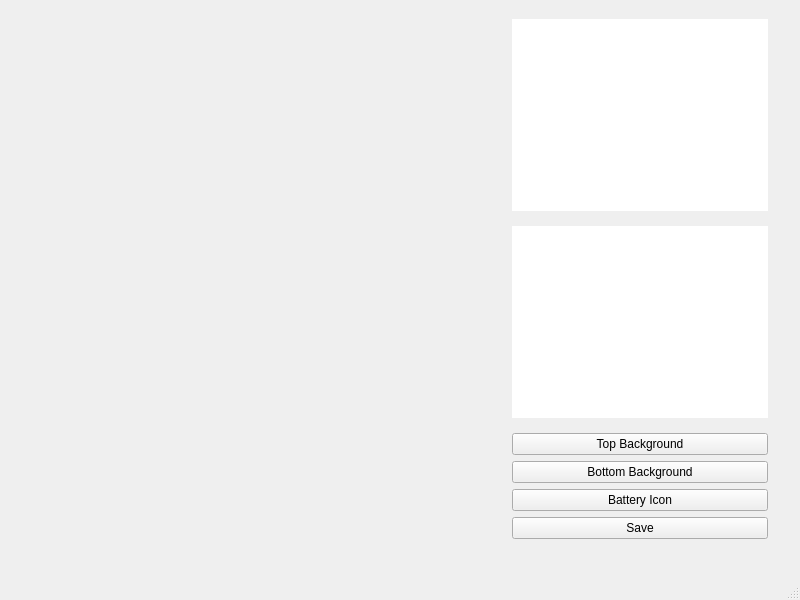
<?xml version="1.0" encoding="UTF-8"?>
<ui version="4.0">
 <class>MainWindow</class>
 <widget class="QMainWindow" name="MainWindow">
  <property name="geometry">
   <rect>
    <x>0</x>
    <y>0</y>
    <width>800</width>
    <height>600</height>
   </rect>
  </property>
  <property name="windowTitle">
   <string>TWLTheme</string>
  </property>
  <widget class="QWidget" name="centralwidget">
   <widget class="QGraphicsView" name="iconViewBattery">
    <property name="geometry">
     <rect>
      <x>740</x>
      <y>20</y>
      <width>18</width>
      <height>11</height>
     </rect>
    </property>
    <property name="minimumSize">
     <size>
      <width>18</width>
      <height>11</height>
     </size>
    </property>
    <property name="maximumSize">
     <size>
      <width>18</width>
      <height>11</height>
     </size>
    </property>
    <property name="frameShape">
     <enum>QFrame::NoFrame</enum>
    </property>
    <property name="verticalScrollBarPolicy">
     <enum>Qt::ScrollBarAlwaysOff</enum>
    </property>
    <property name="horizontalScrollBarPolicy">
     <enum>Qt::ScrollBarAlwaysOff</enum>
    </property>
   </widget>
   <widget class="QWidget" name="gridLayoutWidget">
    <property name="geometry">
     <rect>
      <x>510</x>
      <y>10</y>
      <width>261</width>
      <height>540</height>
     </rect>
    </property>
    <property name="minimumSize">
     <size>
      <width>18</width>
      <height>0</height>
     </size>
    </property>
    <layout class="QGridLayout" name="gridLayout_2">
     <item row="2" column="0">
      <widget class="QGraphicsView" name="bgViewBottom">
       <property name="minimumSize">
        <size>
         <width>18</width>
         <height>192</height>
        </size>
       </property>
       <property name="maximumSize">
        <size>
         <width>256</width>
         <height>192</height>
        </size>
       </property>
       <property name="cursor" stdset="0">
        <cursorShape>ArrowCursor</cursorShape>
       </property>
       <property name="frameShape">
        <enum>QFrame::NoFrame</enum>
       </property>
       <property name="verticalScrollBarPolicy">
        <enum>Qt::ScrollBarAlwaysOff</enum>
       </property>
       <property name="horizontalScrollBarPolicy">
        <enum>Qt::ScrollBarAlwaysOff</enum>
       </property>
      </widget>
     </item>
     <item row="1" column="0">
      <widget class="QGraphicsView" name="bgViewTop">
       <property name="enabled">
        <bool>true</bool>
       </property>
       <property name="minimumSize">
        <size>
         <width>18</width>
         <height>192</height>
        </size>
       </property>
       <property name="maximumSize">
        <size>
         <width>256</width>
         <height>192</height>
        </size>
       </property>
       <property name="autoFillBackground">
        <bool>false</bool>
       </property>
       <property name="frameShape">
        <enum>QFrame::NoFrame</enum>
       </property>
       <property name="verticalScrollBarPolicy">
        <enum>Qt::ScrollBarAlwaysOff</enum>
       </property>
       <property name="horizontalScrollBarPolicy">
        <enum>Qt::ScrollBarAlwaysOff</enum>
       </property>
      </widget>
     </item>
     <item row="3" column="0">
      <layout class="QGridLayout" name="gridLayout">
       <item row="2" column="0">
        <widget class="QPushButton" name="bgButtonBottom">
         <property name="minimumSize">
          <size>
           <width>18</width>
           <height>0</height>
          </size>
         </property>
         <property name="text">
          <string>Bottom Background</string>
         </property>
        </widget>
       </item>
       <item row="5" column="0">
        <widget class="QPushButton" name="saveButton">
         <property name="minimumSize">
          <size>
           <width>18</width>
           <height>0</height>
          </size>
         </property>
         <property name="text">
          <string>Save</string>
         </property>
        </widget>
       </item>
       <item row="0" column="0">
        <widget class="QPushButton" name="bgButtonTop">
         <property name="minimumSize">
          <size>
           <width>18</width>
           <height>0</height>
          </size>
         </property>
         <property name="text">
          <string>Top Background</string>
         </property>
        </widget>
       </item>
       <item row="4" column="0">
        <widget class="QPushButton" name="iconButtonBattery">
         <property name="minimumSize">
          <size>
           <width>18</width>
           <height>0</height>
          </size>
         </property>
         <property name="text">
          <string>Battery Icon</string>
         </property>
        </widget>
       </item>
      </layout>
     </item>
    </layout>
   </widget>
   <zorder>gridLayoutWidget</zorder>
   <zorder>iconViewBattery</zorder>
  </widget>
  <widget class="QMenuBar" name="menubar">
   <property name="geometry">
    <rect>
     <x>0</x>
     <y>0</y>
     <width>800</width>
     <height>22</height>
    </rect>
   </property>
  </widget>
  <widget class="QStatusBar" name="statusbar"/>
 </widget>
 <resources/>
 <connections/>
</ui>
